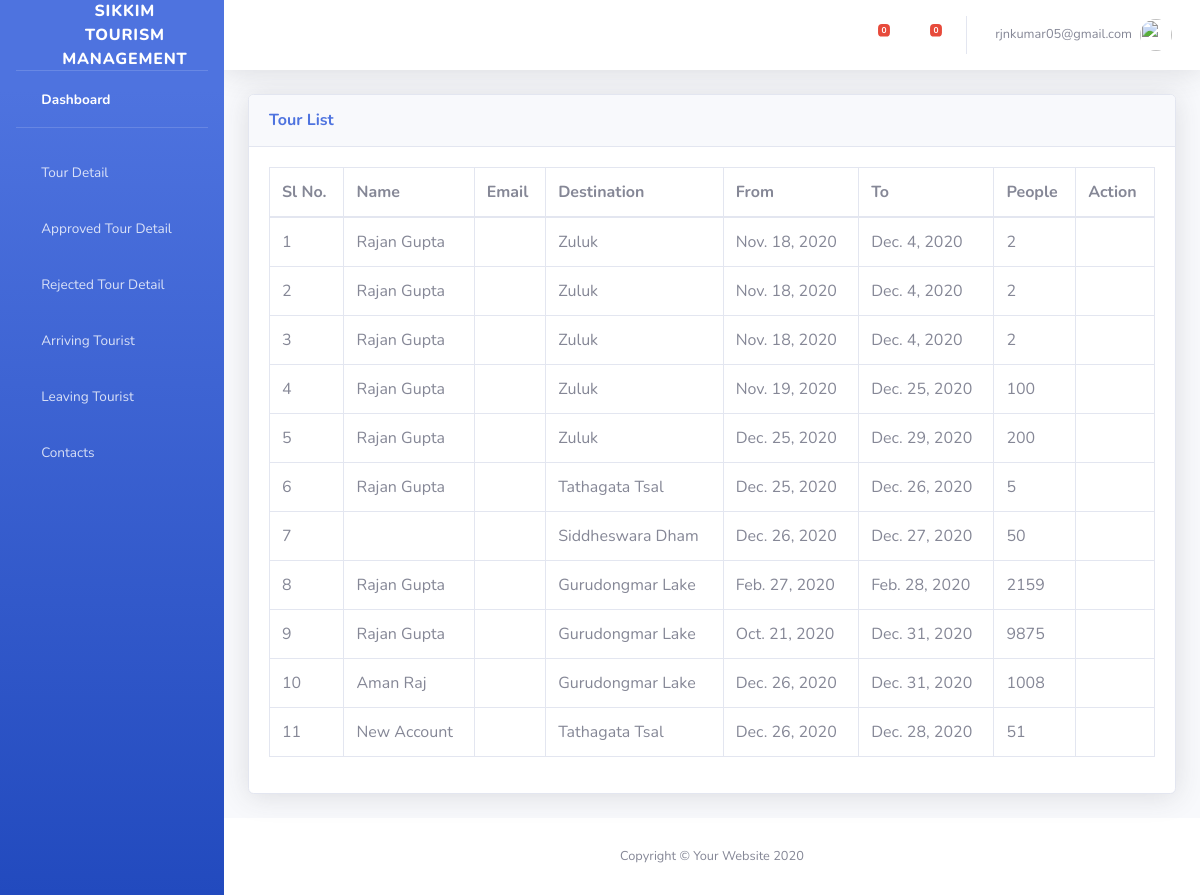
Screenshot of /Tour/?Approve=1 (signed in) with the database file from the repository.
### signup/models.py (models this page shows)
class Tour(models.Model):
    destination = models.ForeignKey(Destinations, on_delete=models.CASCADE)
    user = models.ForeignKey(User, on_delete=models.CASCADE)
    datefrom = models.DateField(_("From"), auto_now=False, auto_now_add=False)
    dateto = models.DateField(_("To"), auto_now=False, auto_now_add=False)
    people = models.IntegerField(_("No of People"))
    read = models.BooleanField(default=False)
    arriving = models.BooleanField(default=False)
    leaving = models.BooleanField(default=False)
    timenow = models.DateTimeField(auto_now=True)
    approve = models.BooleanField(null=True, blank=True)

class Destinations(models.Model):
    name = models.CharField(_("Name"), max_length=50)
    address = models.CharField(_("Address"), max_length=100)
    description = models.CharField(_("Description"), max_length=100)
    image = models.CharField(_("Image"), max_length=50)
    text = models.TextField(_("Text"))

### signup/views.py (the view)
# urls.py: path('Tour/', views.TourView.as_view(), name="tour"),
class TourView(LoginRequiredMixin, ListView):
    model = Tour
    template_name="admin/tables.html"
    def get_queryset(self, *args, **kwargs):
        qs = super(TourView, self).get_queryset(*args, **kwargs)
        if 'Approve' in self.request.GET:
            return qs.filter(approve=True)
        elif 'Rejected' in self.request.GET:
            return qs.filter(approve=False)
        elif 'Today' in self.request.GET:
            return qs.filter(approve=True, datefrom = datetime.date.today())
        elif 'Todayleaving' in self.request.GET:
            return qs.filter(approve=True, dateto = datetime.date.today())
        else:
            return qs.filter(approve=None)
    def get_context_data(self, **kwargs):
        context = super(TourView, self).get_context_data(**kwargs)
        context['tp'] = True
        t = Tour.objects.all()
        t.update(read=True)
        context['messages'] = Contact.objects.filter(read=False)
        return context

### template/admin/tables.html (shortened to what this page needs)
  {% extends 'admin/adminbase.html' %}
  {% load static%}
    {% block css%}
    <link href="{% static 'vendor/datatables/dataTables.bootstrap4.min.css' %}" rel="stylesheet">
    {% endblock%}
        {% block content%}
                <div class="container-fluid">
                    <div class="card shadow mb-4">
                        <div class="card-header py-3">
                            <h6 class="m-0 font-weight-bold text-primary">Tour List</h6>
                        </div>
                        <div class="card-body">
                            <div class="table-responsive">
                                <table class="table table-bordered" id="dataTable" width="100%" cellspacing="0">
                                    <thead>
                                        <tr>
                                            <th>Sl No.</th>
                                            <th>Name</th>
                                            <th>Email</th>
                                            <th>Destination</th>
                                            <th>From</th>
                                            <th>To</th>
                                            <th>People</th>
                                            <th>Action </th>
                                        </tr>
                                    </thead>
                                     <tbody>
                                        {% for i in object_list %}
                                        <tr>
                                            <td class="data">{{forloop.counter}}</td>
                                            <td class="data">{{i.user.first_name}}</td>
                                            <td class="data">{{i.user.email}}</td>
                                            <td class="data">{{i.destination.name}}</td>
                                            <td class="data">{{i.datefrom}}</td>
                                            <td class="data">{{i.dateto}}</td>
                                            <td class="data">{{i.people}}</td>
                                            <th>
                                            </th>
                                        </tr>
                                        {% endfor %}
                                    </tbody>
                                </table>
                            </div>
                        </div>
                    </div>
                </div>
            </div>
{% endblock %}

### template/admin/adminbase.html (shortened to what this page needs)
{% load static %}
<!DOCTYPE html>
<html lang="en">
<head>
    <link href="{% static 'vendor/fontawesome-free/css/all.min.css'%}" rel="stylesheet" type="text/css">
    <link href="{% static 'css/sb-admin-2.min.css'%}" rel="stylesheet">
       {% block css%}
        {% endblock %}
</head>
<body id="page-top">
    <div id="wrapper">
        <ul class="navbar-nav bg-gradient-primary sidebar sidebar-dark accordion" id="accordionSidebar">
            <a class="sidebar-brand d-flex align-items-center justify-content-center" href="index.html">
                <div class="sidebar-brand-icon rotate-n-15">
                    <i class="fas fa-laugh-wink"></i>
                </div>
                <div class="sidebar-brand-text mx-3">Sikkim Tourism Management</div>
            </a>
            <hr class="sidebar-divider my-0">
            <li class="nav-item active">
                <a class="nav-link" href="{% url 'adminview'%}">
                    <i class="fas fa-fw fa-tachometer-alt"></i>
                    <span>Dashboard</span></a>
            </li>
            <hr class="sidebar-divider">
            <li class="nav-item">
                <a class="nav-link" href="{% url 'tour' %}">
                    <i class="fas fa-fw fa-chart-area"></i>
                    <span>Tour Detail</span></a>
            </li>
            <li class="nav-item">
                <a class="nav-link" href="{% url 'tour' %}?Approve=1">
                    <i class="fas fa-fw fa-chart-area"></i>
                    <span>Approved Tour Detail</span></a>
            </li>
            <li class="nav-item">
                <a class="nav-link" href="{% url 'tour' %}?Rejected=1">
                    <i class="fas fa-fw fa-chart-area"></i>
                    <span>Rejected Tour Detail</span></a>
            </li>
                <li class="nav-item">
                <a class="nav-link" href="{% url 'tour' %}?Today=1">
                    <i class="fas fa-fw fa-chart-area"></i>
                    <span>Arriving Tourist</span></a>
            </li>
            <li class="nav-item">
                <a class="nav-link" href="{% url 'tour' %}?Todayleaving=1">
                    <i class="fas fa-fw fa-chart-area"></i>
                    <span>Leaving Tourist</span></a>
            </li>
            <li class="nav-item">
                <a class="nav-link" href="{% url 'contact' %}">
                    <i class="fas fa-fw fa-table"></i>
                    <span>Contacts</span></a>
            </li>
        </ul>
        <div id="content-wrapper" class="d-flex flex-column">
            <div id="content">
                <nav class="navbar navbar-expand navbar-light bg-white topbar mb-4 static-top shadow">
                    <ul class="navbar-nav ml-auto">
                        <li class="nav-item dropdown no-arrow mx-1">
                            <a class="nav-link dropdown-toggle" href="#" id="alertsDropdown" role="button"
                                data-toggle="dropdown" aria-haspopup="true" aria-expanded="false">
                                <i class="fas fa-bell fa-fw"></i>
                                <span class="badge badge-danger badge-counter">{{tour|length}}</span>
                            </a>
                        </li>
                        <li class="nav-item dropdown no-arrow mx-1">
                            <a class="nav-link dropdown-toggle" href="#" id="messagesDropdown" role="button"
                                data-toggle="dropdown" aria-haspopup="true" aria-expanded="false">
                                <i class="fas fa-envelope fa-fw"></i>
                                <span class="badge badge-danger badge-counter">{{messages|length}}</span>
                            </a>
                        </li>
                        <li class="nav-item dropdown no-arrow">
                            <a class="nav-link dropdown-toggle" href="#" id="userDropdown" role="button"
                                data-toggle="dropdown" aria-haspopup="true" aria-expanded="false">
                                <span class="mr-2 d-none d-lg-inline text-gray-600 small">{{request.user.username}}</span>
                                <img class="img-profile rounded-circle"
                                    src="{% static 'img/undraw_profile.svg' %}">
                            </a>
                        </li>
                    </ul>
                </nav>
                {% block content %}
                {% endblock %}
              <footer class="sticky-footer bg-white">
                <div class="container my-auto">
                    <div class="copyright text-center my-auto">
                        <span>Copyright &copy; Your Website 2020</span>
                    </div>
                </div>
            </footer>
        </div>
    </div>

### rows the page displays
Tour: user.first_name "Rajan Gupta", destination.name "Zuluk", datefrom "Nov. 18, 2020", dateto "Dec. 4, 2020", people "2"
Tour: user.first_name "Rajan Gupta", destination.name "Zuluk", datefrom "Nov. 18, 2020", dateto "Dec. 4, 2020", people "2"
Tour: user.first_name "Rajan Gupta", destination.name "Zuluk", datefrom "Nov. 18, 2020", dateto "Dec. 4, 2020", people "2"
Tour: user.first_name "Rajan Gupta", destination.name "Zuluk", datefrom "Nov. 19, 2020", dateto "Dec. 25, 2020", people "100"
Tour: user.first_name "Rajan Gupta", destination.name "Zuluk", datefrom "Dec. 25, 2020", dateto "Dec. 29, 2020", people "200"
Tour: user.first_name "Rajan Gupta", destination.name "Tathagata Tsal", datefrom "Dec. 25, 2020", dateto "Dec. 26, 2020", people "5"
Tour: destination.name "Siddheswara Dham", datefrom "Dec. 26, 2020", dateto "Dec. 27, 2020", people "50"
Tour: user.first_name "Rajan Gupta", destination.name "Gurudongmar Lake", datefrom "Feb. 27, 2020", dateto "Feb. 28, 2020", people "2159"
Tour: user.first_name "Rajan Gupta", destination.name "Gurudongmar Lake", datefrom "Oct. 21, 2020", dateto "Dec. 31, 2020", people "9875"
Tour: user.first_name "Aman Raj", destination.name "Gurudongmar Lake", datefrom "Dec. 26, 2020", dateto "Dec. 31, 2020", people "1008"
Tour: user.first_name "New Account", destination.name "Tathagata Tsal", datefrom "Dec. 26, 2020", dateto "Dec. 28, 2020", people "51"

### other values shown
{{ tour|length }} "0"
{{ messages|length }} "0"
{{ request.user.username }} "rjnkumar05@gmail.com"
